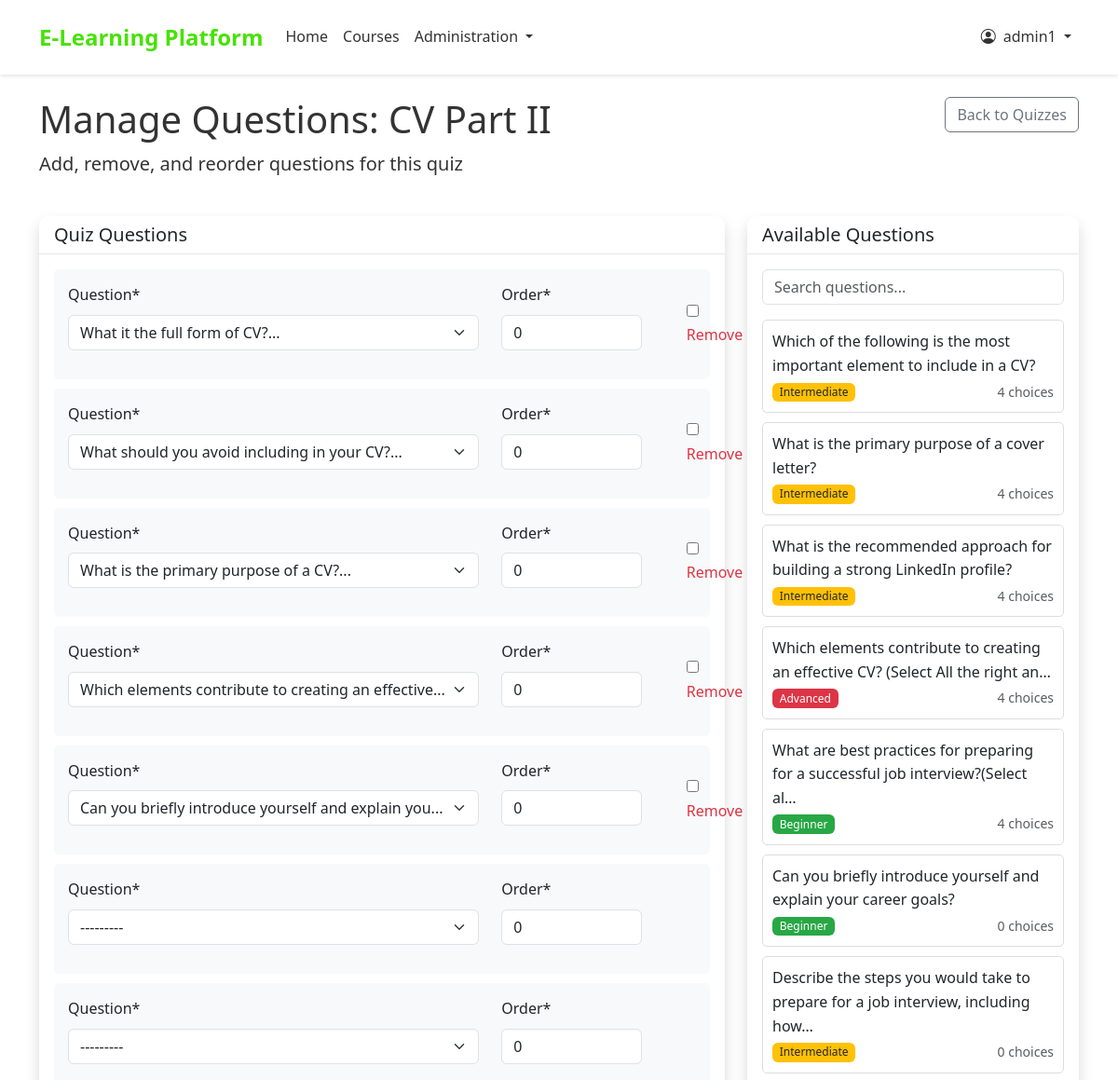
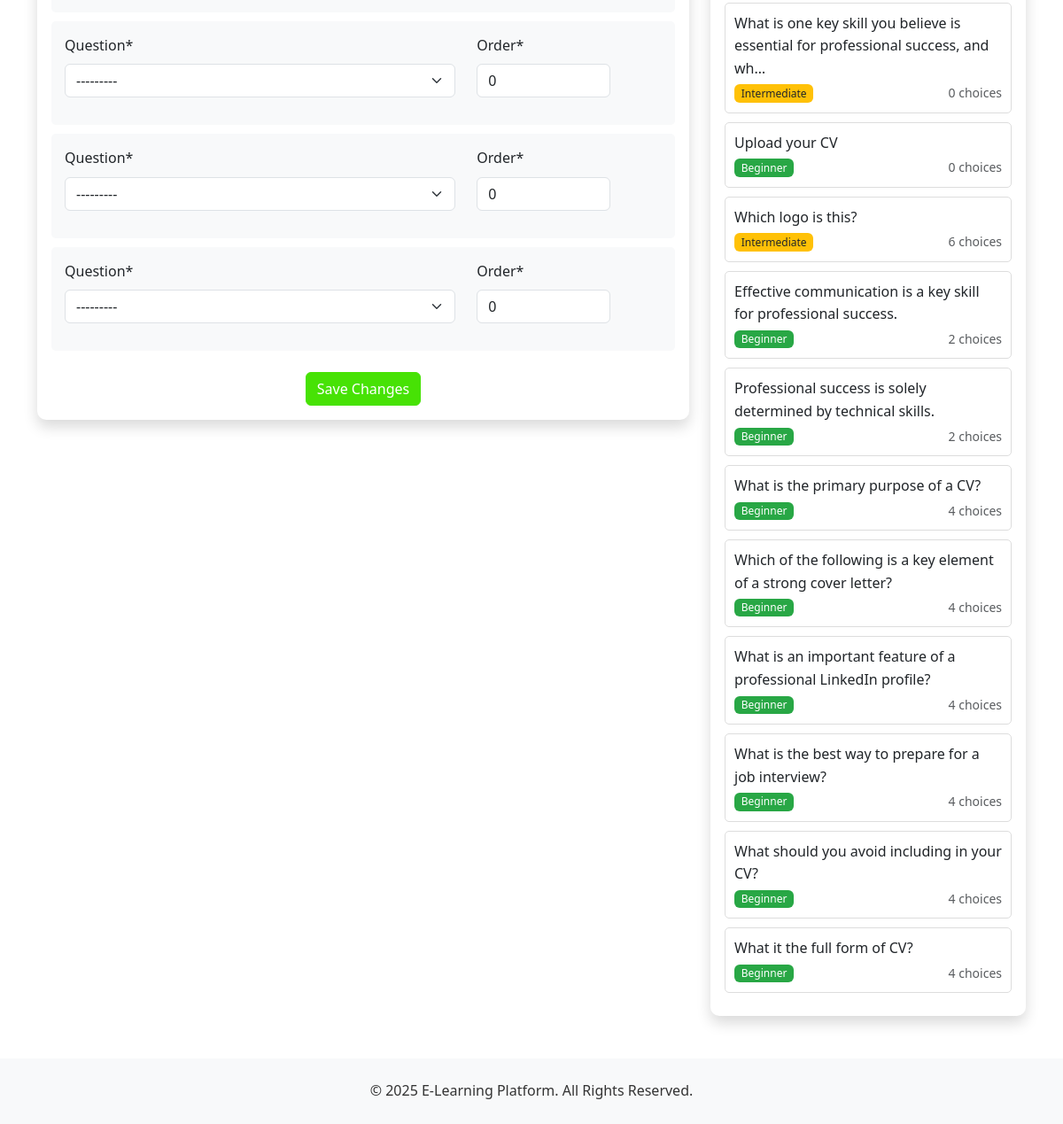
The page /quizzes/questions/14/ (signed in) on the database its author committed (2 pictures, top to bottom).
### accounts/models.py (models this page shows, shortened)
class User(AbstractUser):
    USER_TYPE_CHOICES = (
        ('student', 'Student'),
        ('teacher', 'Teacher'),
        ('admin', 'Admin'),
    )
    user_type = models.CharField(max_length=10, choices=USER_TYPE_CHOICES, default='student')
    phone_number = models.CharField(max_length=15, blank=True, null=True)
    is_active = models.BooleanField(default=True)
    created_at = models.DateTimeField(auto_now_add=True)
    updated_at = models.DateTimeField(auto_now=True)
    is_organization = models.BooleanField(default=False)
    company_name = models.CharField(max_length=255, blank=True, null=True)
    contact_person = models.CharField(max_length=255, blank=True, null=True)
    number_of_trainees = models.PositiveIntegerField(default=0)
    start_date = models.DateField(blank=True, null=True)
    end_date = models.DateField(blank=True, null=True)
    student_id = models.CharField(max_length=5, blank=True, null=True, unique=True)

### quizzes/models.py (models this page shows, shortened)
class Quiz(models.Model):
    course = models.ForeignKey(Course, on_delete=models.CASCADE, related_name='quizzes')
    title = models.CharField(max_length=255)
    description = models.TextField(blank=True, null=True)
    is_placement_test = models.BooleanField(default=False)
    time_limit = models.PositiveIntegerField(default=30, help_text="Time limit in minutes")
    passing_score = models.PositiveIntegerField(default=60, help_text="Passing score in percentage")
    is_active = models.BooleanField(default=True)
    created_at = models.DateTimeField(auto_now_add=True)

class Question(models.Model):
    DIFFICULTY_CHOICES = (
        ('beginner', 'Beginner'),
        ('intermediate', 'Intermediate'),
        ('advanced', 'Advanced'),
    )
    QUESTION_TYPE_CHOICES = (
        ('multiple_choice', 'Multiple Choice (Single Select)'),
        ('multi_select', 'Multiple Choice (Multi Select)'),
        ('true_false', 'True/False'),
        ('dropdown', 'Dropdown'),
        ('star_rating', 'Star Rating'),
        ('likert_scale', 'Likert Scale'),
        ('matrix', 'Matrix Questions'),
        ('image_choice', 'Image Choice'),
        ('image_rating', 'Image Rating'),
        ('short_answer', 'Short Answer'),
        ('long_answer', 'Long Answer'),
        ('file_upload', 'File Upload'),
        ('voice_record', 'Voice Recording'),
        ('matching', 'Matching'),
    )
    course = models.ForeignKey(Course, on_delete=models.CASCADE, related_name='questions')
    text = models.TextField()
    question_type = models.CharField(max_length=20, choices=QUESTION_TYPE_CHOICES, default='multiple_choice')
    difficulty = models.CharField(max_length=15, choices=DIFFICULTY_CHOICES)
    time_limit = models.PositiveIntegerField(default=60, help_text="Time limit in seconds")
    is_active = models.BooleanField(default=True)
    image = models.ImageField(upload_to='question_images/', blank=True, null=True)
    audio = models.FileField(upload_to='question_audio/', blank=True, null=True)
    created_at = models.DateTimeField(auto_now_add=True)
    def __str__(self):
        return f"{self.text[:50]}..."

### quizzes/views.py (the view)
# urls.py: path('questions/<int:quiz_id>/', views.quiz_questions, name='quiz_questions'),
@login_required
@user_passes_test(is_teacher_or_admin)
def quiz_questions(request, quiz_id):
    quiz = get_object_or_404(Quiz, pk=quiz_id)
    if request.method == 'POST':
        formset = QuizQuestionFormSet(request.POST, instance=quiz)
        if formset.is_valid():
            formset.save()
            messages.success(request, 'Quiz questions updated successfully.')
            return redirect('quiz_list')
    else:
        formset = QuizQuestionFormSet(instance=quiz)
    available_questions = Question.objects.filter(course=quiz.course, is_active=True)
    return render(request, 'quizzes/quiz_questions.html', {
        'formset': formset,
        'quiz': quiz,
        'available_questions': available_questions
    })

### quizzes/views.py (called while the page is built)
def is_teacher_or_admin(user):
    return user.user_type == 'teacher' or user.is_staff or user.is_superuser

### templates/quizzes/quiz_questions.html (shortened to what this page needs)
{% extends 'base.html' %}
{% load crispy_forms_tags %}
{% block content %}
<div class="row mb-4">
    <div class="col-md-8">
        <h1>Manage Questions: {{ quiz.title }}</h1>
        <p class="lead">Add, remove, and reorder questions for this quiz</p>
    </div>
    <div class="col-md-4 text-end">
        <a href="{% url 'quiz_list' %}" class="btn btn-outline-secondary">Back to Quizzes</a>
    </div>
</div>
<div class="row">
    <div class="col-md-8">
        <div class="card shadow">
            <div class="card-header bg-white">
                <h5 class="mb-0">Quiz Questions</h5>
            </div>
            <div class="card-body">
                <form method="post">
                    {% if formset.forms %}
                        <div id="quiz-questions">
                            {% for form in formset %}
                                <div class="question-item">
                                    <div class="row">
                                        <div class="col-md-8">
                                            {{ form.question|as_crispy_field }}
                                        </div>
                                        <div class="col-md-3">
                                            {{ form.order|as_crispy_field }}
                                        </div>
                                        <div class="col-md-1 d-flex align-items-center">
                                            {% if form.instance.pk and not form.DELETE.value %}
                                                <div class="form-check">
                                                    {{ form.DELETE }}
                                                    <label class="form-check-label" for="{{ form.DELETE.id_for_label }}">
                                                        <span class="text-danger">Remove</span>
                                                    </label>
                                                </div>
                                            {% endif %}
                                        </div>
                                    </div>
                                </div>
                            {% endfor %}
                        </div>
                        <div class="text-center mt-4">
                            <button type="submit" class="btn btn-primary">Save Changes</button>
                        </div>
                    {% else %}
                        <div class="alert alert-info">
                            <p class="mb-0">No questions added to this quiz yet. Select questions from the available list to add them.</p>
                        </div>
                    {% endif %}
                </form>
            </div>
        </div>
    </div>
    <div class="col-md-4">
        <div class="card shadow">
            <div class="card-header bg-white">
                <h5 class="mb-0">Available Questions</h5>
            </div>
            <div class="card-body">
                {% if available_questions %}
                    <div class="mb-3">
                        <input type="text" id="question-search" class="form-control" placeholder="Search questions...">
                    </div>
                    <div id="available-questions-list">
                        {% for question in available_questions %}
                            <div class="available-question" data-question-id="{{ question.id }}" data-question-text="{{ question.text }}">
                                <p class="mb-1">{{ question.text|truncatechars:80 }}</p>
                                <div class="d-flex justify-content-between align-items-center">
                                    <span class="badge difficulty-badge-{{ question.difficulty }}">{{ question.difficulty|title }}</span>
                                    <small class="text-muted">{{ question.choices.count }} choices</small>
                                </div>
                            </div>
                        {% endfor %}
                    </div>
                {% else %}
                    <div class="alert alert-warning">
                        <p class="mb-0">No available questions for this course. <a href="{% url 'question_create' %}">Create new questions</a> first.</p>
                    </div>
                {% endif %}
            </div>
        </div>
    </div>
</div>
{% endblock %}

### templates/base.html (shortened to what this page needs)
{% load static %}
<!DOCTYPE html>
<html lang="en">
<head>
    <link href="https://cdn.jsdelivr.net/npm/bootstrap@5.3.0-alpha1/dist/css/bootstrap.min.css" rel="stylesheet">
    <link rel="stylesheet" href="https://cdn.jsdelivr.net/npm/bootstrap-icons@1.10.0/font/bootstrap-icons.css">
    <link rel="stylesheet" href="{% static 'css/style.css' %}">
</head>
<body>
    <nav class="navbar navbar-expand-lg navbar-light sticky-top">
        <div class="container">
            <a class="navbar-brand" href="{% url 'home' %}">E-Learning Platform</a>
            <div class="collapse navbar-collapse" id="navbarNav">
                <ul class="navbar-nav me-auto">
                    <li class="nav-item">
                        <a class="nav-link {% if request.path == '/' %}active{% endif %}" href="{% url 'home' %}">Home</a>
                    </li>
                    <li class="nav-item">
                        <a class="nav-link {% if '/courses/' in request.path %}active{% endif %}" href="{% url 'course_list' %}">Courses</a>
                    </li>
                    {% if user.is_authenticated %}
                        {% if user.is_staff or user.is_superuser %}
                            <li class="nav-item dropdown">
                                <a class="nav-link dropdown-toggle" href="#" role="button" data-bs-toggle="dropdown">
                                    Administration
                                </a>
                            </li>
                        {% elif user.is_teacher %}
                            <li class="nav-item">
                                <a class="nav-link {% if '/events/' in request.path %}active{% endif %}" href="{% url 'view_events' %}">Events</a>
                            </li>
                        {% endif %}
                    {% endif %}
                </ul>
                <ul class="navbar-nav ms-auto">
                    {% if user.is_authenticated %}
                        <li class="nav-item dropdown">
                            <a class="nav-link dropdown-toggle" href="#" role="button" data-bs-toggle="dropdown">
                                <i class="bi bi-person-circle me-1"></i> {{ user.get_full_name|default:user.username }}
                            </a>
                        </li>
                    {% endif %}
                </ul>
            </div>
        </div>
    </nav>
    <main class="container mt-4">
        {% block content %}{% endblock %}
    </main>
    <footer class="footer">
        <div class="container text-center">
            <p class="mb-0">&copy; {% now "Y" %} E-Learning Platform. All Rights Reserved.</p>
        </div>
    </footer>
</body>
</html>

### static/css/style.css (style rules this page uses)
:root { --primary-color: #47e205; --secondary-color: #2e206d; --light-gray: #f8f9fa; --dark-gray: #6c757d; --white: #ffffff; }
body { font-family: 'Segoe UI', Tahoma, Geneva, Verdana, sans-serif; color: #333; line-height: 1.6; }
a { color: var(--primary-color); text-decoration: none; }
.btn-primary { background-color: var(--primary-color); border-color: var(--primary-color); }
.card { border-radius: 10px; border: none; box-shadow: 0 4px 6px rgba(0, 0, 0, 0.1); transition: transform 0.3s ease, box-shadow 0.3s ease; }
.card-header { border-radius: 10px 10px 0 0 !important; background-color: white; border-bottom: 1px solid rgba(0, 0, 0, 0.1); }
.badge { font-weight: 500; }
.navbar { padding: 1rem 0; }
.navbar-brand { font-size: 1.5rem; font-weight: bold; }
.footer { background-color: var(--light-gray); padding: 1.5rem 0; margin-top: 3rem; }

### templates/base.html (style rules this page uses)
:root { --primary-color: #47e205; --secondary-color: #2e206d; }
.btn-primary { background-color: var(--primary-color); border-color: var(--primary-color); }
.navbar { background-color: white; box-shadow: 0 2px 4px rgba(0, 0, 0, 0.1); }
.navbar-brand { color: var(--primary-color); font-weight: bold; }
.nav-link { color: #333; }
footer { background-color: #f8f9fa; padding: 20px 0; margin-top: 50px; }

### templates/quizzes/quiz_questions.html (style rules this page uses)
.question-item { background-color: #f8f9fa; border-radius: 5px; padding: 15px; margin-bottom: 10px; }
.available-question { border: 1px solid #ddd; border-radius: 5px; padding: 10px; margin-bottom: 10px; cursor: pointer; transition: background-color 0.2s; }
.difficulty-badge-beginner { background-color: #28a745; }
.difficulty-badge-intermediate { background-color: #ffc107; color: #212529; }
.difficulty-badge-advanced { background-color: #dc3545; }

### rows shown on the page
User: get_full_name "admin1"
Quiz: title "CV Part II"
Question: text "Which of the following is the most important element to include in a CV?", difficulty "Intermediate", choices.count "4"
Question: text "What is the primary purpose of a cover letter?", difficulty "Intermediate", choices.count "4"
Question: text "What is the recommended approach for building a strong LinkedIn profile?", difficulty "Intermediate", choices.count "4"
Question: text "Which elements contribute to creating an effective CV? (Select All the right an…", difficulty "Advanced", choices.count "4"
Question: text "What are best practices for preparing for a successful job interview?(Select al…", difficulty "Beginner", choices.count "4"
Question: text "Can you briefly introduce yourself and explain your career goals?", difficulty "Beginner", choices.count "0"
Question: text "Describe the steps you would take to prepare for a job interview, including how…", difficulty "Intermediate", choices.count "0"
Question: text "What is one key skill you believe is essential for professional success, and wh…", difficulty "Intermediate", choices.count "0"
Question: text "Upload your CV", difficulty "Beginner", choices.count "0"
Question: text "Which logo is this?", difficulty "Intermediate", choices.count "6"
Question: text "Effective communication is a key skill for professional success.", difficulty "Beginner", choices.count "2"
Question: text "Professional success is solely determined by technical skills.", difficulty "Beginner", choices.count "2"
Question: text "What is the primary purpose of a CV?", difficulty "Beginner", choices.count "4"
Question: text "Which of the following is a key element of a strong cover letter?", difficulty "Beginner", choices.count "4"
Question: text "What is an important feature of a professional LinkedIn profile?", difficulty "Beginner", choices.count "4"
Question: text "What is the best way to prepare for a job interview?", difficulty "Beginner", choices.count "4"
Question: text "What should you avoid including in your CV?", difficulty "Beginner", choices.count "4"
Question: text "What it the full form of CV?", difficulty "Beginner", choices.count "4"
